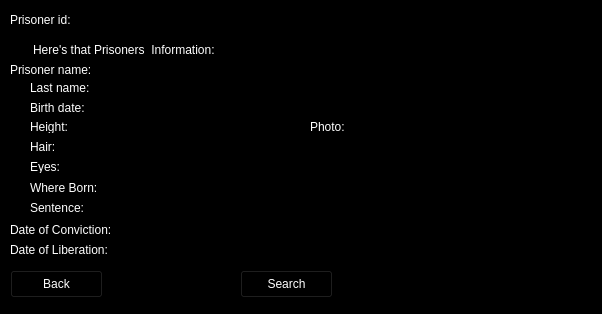
<?xml version="1.0" encoding="UTF-8"?>
<ui version="4.0">
 <class>Form</class>
 <widget class="QWidget" name="Form">
  <property name="geometry">
   <rect>
    <x>0</x>
    <y>0</y>
    <width>602</width>
    <height>314</height>
   </rect>
  </property>
  <property name="windowTitle">
   <string>Form</string>
  </property>
  <property name="styleSheet">
   <string notr="true">background-color: rgb(0, 0, 0);
color: rgb(255, 255, 255);</string>
  </property>
  <widget class="QLabel" name="label">
   <property name="geometry">
    <rect>
     <x>10</x>
     <y>10</y>
     <width>71</width>
     <height>20</height>
    </rect>
   </property>
   <property name="text">
    <string>Prisoner id:</string>
   </property>
  </widget>
  <widget class="QLabel" name="label_6">
   <property name="geometry">
    <rect>
     <x>30</x>
     <y>140</y>
     <width>47</width>
     <height>13</height>
    </rect>
   </property>
   <property name="text">
    <string>Hair:</string>
   </property>
  </widget>
  <widget class="QLabel" name="label_7">
   <property name="geometry">
    <rect>
     <x>310</x>
     <y>120</y>
     <width>47</width>
     <height>13</height>
    </rect>
   </property>
   <property name="text">
    <string>Photo:</string>
   </property>
  </widget>
  <widget class="QLabel" name="label_2">
   <property name="geometry">
    <rect>
     <x>10</x>
     <y>60</y>
     <width>91</width>
     <height>20</height>
    </rect>
   </property>
   <property name="text">
    <string>Prisoner name:</string>
   </property>
  </widget>
  <widget class="QLabel" name="label_3">
   <property name="geometry">
    <rect>
     <x>30</x>
     <y>80</y>
     <width>61</width>
     <height>16</height>
    </rect>
   </property>
   <property name="text">
    <string>Last name:</string>
   </property>
  </widget>
  <widget class="QLineEdit" name="prisonerID_lineEdit">
   <property name="geometry">
    <rect>
     <x>80</x>
     <y>10</y>
     <width>191</width>
     <height>20</height>
    </rect>
   </property>
  </widget>
  <widget class="QLabel" name="label_10">
   <property name="geometry">
    <rect>
     <x>30</x>
     <y>200</y>
     <width>81</width>
     <height>16</height>
    </rect>
   </property>
   <property name="text">
    <string>Sentence:</string>
   </property>
  </widget>
  <widget class="QLabel" name="label_5">
   <property name="geometry">
    <rect>
     <x>30</x>
     <y>120</y>
     <width>47</width>
     <height>13</height>
    </rect>
   </property>
   <property name="text">
    <string>Height:</string>
   </property>
  </widget>
  <widget class="QLabel" name="label_11">
   <property name="geometry">
    <rect>
     <x>10</x>
     <y>220</y>
     <width>121</width>
     <height>20</height>
    </rect>
   </property>
   <property name="text">
    <string>Date of Conviction:</string>
   </property>
  </widget>
  <widget class="QLabel" name="label_12">
   <property name="geometry">
    <rect>
     <x>10</x>
     <y>240</y>
     <width>111</width>
     <height>20</height>
    </rect>
   </property>
   <property name="text">
    <string>Date of Liberation:</string>
   </property>
  </widget>
  <widget class="QLabel" name="label_4">
   <property name="geometry">
    <rect>
     <x>30</x>
     <y>100</y>
     <width>61</width>
     <height>16</height>
    </rect>
   </property>
   <property name="text">
    <string>Birth date:</string>
   </property>
  </widget>
  <widget class="QLabel" name="label_9">
   <property name="geometry">
    <rect>
     <x>30</x>
     <y>180</y>
     <width>91</width>
     <height>16</height>
    </rect>
   </property>
   <property name="text">
    <string>Where Born:</string>
   </property>
  </widget>
  <widget class="QLabel" name="label_8">
   <property name="geometry">
    <rect>
     <x>30</x>
     <y>160</y>
     <width>47</width>
     <height>13</height>
    </rect>
   </property>
   <property name="text">
    <string>Eyes:</string>
   </property>
  </widget>
  <widget class="QLabel" name="label_13">
   <property name="geometry">
    <rect>
     <x>20</x>
     <y>40</y>
     <width>211</width>
     <height>20</height>
    </rect>
   </property>
   <property name="text">
    <string>Here's that Prisoners  Information: </string>
   </property>
   <property name="alignment">
    <set>Qt::AlignCenter</set>
   </property>
  </widget>
  <widget class="QLabel" name="searchName">
   <property name="geometry">
    <rect>
     <x>140</x>
     <y>60</y>
     <width>111</width>
     <height>16</height>
    </rect>
   </property>
   <property name="text">
    <string/>
   </property>
  </widget>
  <widget class="QLabel" name="lastNamesearch">
   <property name="geometry">
    <rect>
     <x>140</x>
     <y>80</y>
     <width>111</width>
     <height>16</height>
    </rect>
   </property>
   <property name="text">
    <string/>
   </property>
  </widget>
  <widget class="QLabel" name="searchBirthdate">
   <property name="geometry">
    <rect>
     <x>140</x>
     <y>100</y>
     <width>111</width>
     <height>16</height>
    </rect>
   </property>
   <property name="text">
    <string/>
   </property>
  </widget>
  <widget class="QLabel" name="searchFeet">
   <property name="geometry">
    <rect>
     <x>140</x>
     <y>120</y>
     <width>61</width>
     <height>16</height>
    </rect>
   </property>
   <property name="text">
    <string/>
   </property>
  </widget>
  <widget class="QLabel" name="searchInches">
   <property name="geometry">
    <rect>
     <x>200</x>
     <y>120</y>
     <width>51</width>
     <height>16</height>
    </rect>
   </property>
   <property name="text">
    <string/>
   </property>
  </widget>
  <widget class="QLabel" name="searchHair">
   <property name="geometry">
    <rect>
     <x>140</x>
     <y>140</y>
     <width>111</width>
     <height>16</height>
    </rect>
   </property>
   <property name="text">
    <string/>
   </property>
  </widget>
  <widget class="QLabel" name="searchEyes">
   <property name="geometry">
    <rect>
     <x>140</x>
     <y>160</y>
     <width>111</width>
     <height>16</height>
    </rect>
   </property>
   <property name="text">
    <string/>
   </property>
  </widget>
  <widget class="QLabel" name="searchBirthPlace">
   <property name="geometry">
    <rect>
     <x>140</x>
     <y>180</y>
     <width>111</width>
     <height>16</height>
    </rect>
   </property>
   <property name="text">
    <string/>
   </property>
  </widget>
  <widget class="QLabel" name="searchSentence">
   <property name="geometry">
    <rect>
     <x>140</x>
     <y>200</y>
     <width>111</width>
     <height>16</height>
    </rect>
   </property>
   <property name="text">
    <string/>
   </property>
  </widget>
  <widget class="QLabel" name="searchConviction">
   <property name="geometry">
    <rect>
     <x>140</x>
     <y>220</y>
     <width>111</width>
     <height>16</height>
    </rect>
   </property>
   <property name="text">
    <string/>
   </property>
  </widget>
  <widget class="QLabel" name="searchLiberation">
   <property name="geometry">
    <rect>
     <x>140</x>
     <y>240</y>
     <width>111</width>
     <height>16</height>
    </rect>
   </property>
   <property name="text">
    <string/>
   </property>
  </widget>
  <widget class="QPushButton" name="pushButton">
   <property name="geometry">
    <rect>
     <x>10</x>
     <y>270</y>
     <width>93</width>
     <height>28</height>
    </rect>
   </property>
   <property name="text">
    <string>Back</string>
   </property>
  </widget>
  <widget class="QLabel" name="image_label">
   <property name="geometry">
    <rect>
     <x>370</x>
     <y>20</y>
     <width>201</width>
     <height>201</height>
    </rect>
   </property>
   <property name="cursor">
    <cursorShape>PointingHandCursor</cursorShape>
   </property>
   <property name="text">
    <string/>
   </property>
   <property name="pixmap">
    <pixmap>../../../Downloads/no-image.png</pixmap>
   </property>
   <property name="scaledContents">
    <bool>true</bool>
   </property>
  </widget>
  <widget class="QPushButton" name="fill_the_fields_button">
   <property name="geometry">
    <rect>
     <x>240</x>
     <y>270</y>
     <width>93</width>
     <height>28</height>
    </rect>
   </property>
   <property name="text">
    <string>Search</string>
   </property>
  </widget>
 </widget>
 <resources/>
 <connections>
  <connection>
   <sender>fill_the_fields_button</sender>
   <signal>clicked()</signal>
   <receiver>Form</receiver>
   <slot>search_prisoner()</slot>
   <hints>
    <hint type="sourcelabel">
     <x>298</x>
     <y>289</y>
    </hint>
    <hint type="destinationlabel">
     <x>375</x>
     <y>288</y>
    </hint>
   </hints>
  </connection>
  <connection>
   <sender>fill_the_fields_button</sender>
   <signal>clicked()</signal>
   <receiver>Form</receiver>
   <slot>fill_the_fields()</slot>
   <hints>
    <hint type="sourcelabel">
     <x>311</x>
     <y>274</y>
    </hint>
    <hint type="destinationlabel">
     <x>401</x>
     <y>267</y>
    </hint>
   </hints>
  </connection>
  <connection>
   <sender>pushButton</sender>
   <signal>clicked()</signal>
   <receiver>Form</receiver>
   <slot>close()</slot>
   <hints>
    <hint type="sourcelabel">
     <x>72</x>
     <y>280</y>
    </hint>
    <hint type="destinationlabel">
     <x>167</x>
     <y>272</y>
    </hint>
   </hints>
  </connection>
 </connections>
 <slots>
  <slot>fill_the_fields()</slot>
  <slot>search_prisoner()</slot>
 </slots>
</ui>
